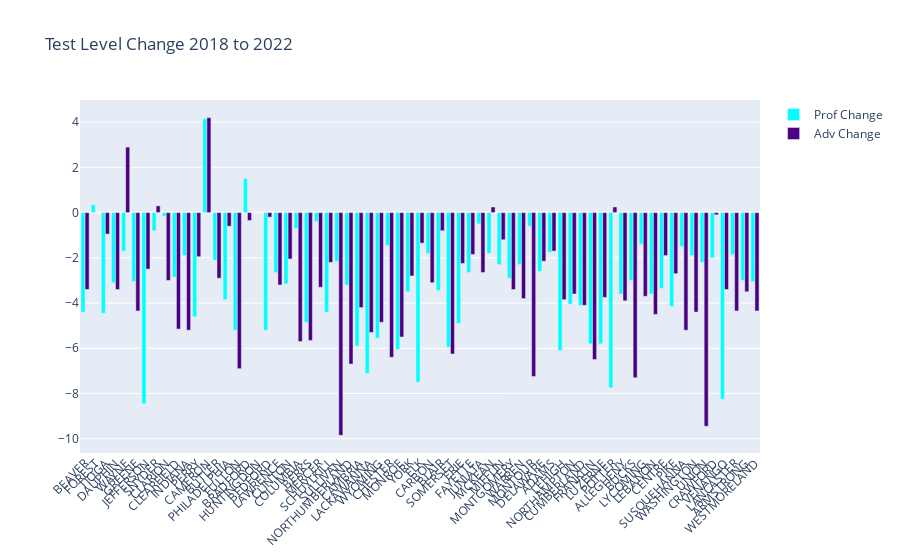

The code cell stored with this chart in its notebook:
### Code cell
fig = go.Figure()
fig.add_trace(go.Bar(
    x=joined["County"],
    y=joined["Proficient Change"],
    name='Prof Change',
    marker_color='aqua'
))

fig.add_trace(go.Bar(
    x=joined["County"],
    y=joined["Advanced Change"],
    name='Adv Change',
    marker_color='indigo'
))
fig.update_layout(
    title_text='Test Level Change 2018 to 2022',
    barmode='group',
    xaxis=dict(
        tickmode='array',
        tickvals=joined["County"],
        ticktext=joined['County'],
        tickangle=-45
    )
)
fig.show()

### Figure 1 — Plotly figure (JSON) as saved in the notebook; plotly's stock layout.template omitted (floating-point values rounded to 4 significant figures)
{"data": [{"marker": {"color": "aqua"}, "name": "Prof Change", "type": "bar", "x": ["BEAVER", "FOREST", "TIOGA", "DAUPHIN", "WAYNE", "GREENE", "JEFFERSON", "SNYDER", "CLARION", "CLEARFIELD", "INDIANA", "PERRY", "CAMERON", "BUTLER", "PHILADELPHIA", "FULTON", "BRADFORD", "HUNTINGDON", "BEDFORD", "LAWRENCE", "CLINTON", "COLUMBIA", "BERKS", "MERCER", "SCHUYLKILL", "SULLIVAN", "NORTHUMBERLAND", "CAMBRIA", "LACKAWANNA", "WYOMING", "CHESTER", "MONROE", "YORK", "ELK", "CARBON", "BLAIR", "SOMERSET", "ERIE", "FAYETTE", "JUNIATA", "MCKEAN", "MIFFLIN", "MONTGOMERY", "WARREN", "MONTOUR", "DELAWARE", "ADAMS", "LEHIGH", "NORTHAMPTON", "CUMBERLAND", "FRANKLIN", "LUZERNE", "POTTER", "ALLEGHENY", "BUCKS", "LYCOMING", "LEBANON", "CENTRE", "PIKE", "SUSQUEHANNA", "WASHINGTON", "UNION", "CRAWFORD", "VENANGO", "LANCASTER", "ARMSTRONG", "WESTMORELAND"], "y": [-4.4, 0.35, -4.45, -3.1, -1.7, -3.05, -8.45, -0.8, -0.15, -2.85, -1.9, -4.6, 4.15, -2.1, -3.85, -5.2, 1.5, 0, -5.2, -2.65, -3.15, -0.7, -4.85, -0.4, -4.4, -2.15, -3.2, -5.9, -7.1, -5.55, -1.45, -6.05, -3.5, -7.5, -1.8, -3.45, -5.95, -4.9, -2.65, -0.5, -1.8, -2.3, -2.9, -2.3, -0.6, -2.6, -1.75, -6.1, -4.05, -4.1, -5.8, -5.8, -7.75, -3.6, -3, -1.4, -3.6, -3.35, -4.15, -1.5, -1.9, -2.2, -2, -8.25, -1.85, -3, -3.05]}, {"marker": {"color": "indigo"}, "name": "Adv Change", "type": "bar", "x": ["BEAVER", "FOREST", "TIOGA", "DAUPHIN", "WAYNE", "GREENE", "JEFFERSON", "SNYDER", "CLARION", "CLEARFIELD", "INDIANA", "PERRY", "CAMERON", "BUTLER", "PHILADELPHIA", "FULTON", "BRADFORD", "HUNTINGDON", "BEDFORD", "LAWRENCE", "CLINTON", "COLUMBIA", "BERKS", "MERCER", "SCHUYLKILL", "SULLIVAN", "NORTHUMBERLAND", "CAMBRIA", "LACKAWANNA", "WYOMING", "CHESTER", "MONROE", "YORK", "ELK", "CARBON", "BLAIR", "SOMERSET", "ERIE", "FAYETTE", "JUNIATA", "MCKEAN", "MIFFLIN", "MONTGOMERY", "WARREN", "MONTOUR", "DELAWARE", "ADAMS", "LEHIGH", "NORTHAMPTON", "CUMBERLAND", "FRANKLIN", "LUZERNE", "POTTER", "ALLEGHENY", "BUCKS", "LYCOMING", "LEBANON", "CENTRE", "PIKE", "SUSQUEHANNA", "WASHINGTON", "UNION", "CRAWFORD", "VENANGO", "LANCASTER", "ARMSTRONG", "WESTMORELAND"], "y": [-3.4, 0, -0.95, -3.4, 2.9, -4.35, -2.5, 0.3, -3.0, -5.15, -5.2, -1.95, 4.2, -2.9, -0.6, -6.9, -0.35, 0, -0.2, -3.2, -2.05, -5.7, -5.65, -3.3, -2.2, -9.85, -6.7, -4.2, -5.3, -4.85, -6.4, -5.5, -2.8, -1.35, -3.1, -0.8, -6.25, -2.25, -1.85, -2.65, 0.25, -1.2, -3.4, -3.8, -7.25, -2.15, -1.7, -3.85, -3.6, -4.1, -6.5, -3.75, 0.25, -3.9, -7.3, -3.7, -4.5, -1.9, -2.7, -5.2, -4.4, -9.45, -0.1, -3.4, -4.35, -3.5, -4.35]}], "layout": {"barmode": "group", "title": {"text": "Test Level Change 2018 to 2022"}, "xaxis": {"tickangle": -45, "tickmode": "array", "ticktext": ["BEAVER", "FOREST", "TIOGA", "DAUPHIN", "WAYNE", "GREENE", "JEFFERSON", "SNYDER", "CLARION", "CLEARFIELD", "INDIANA", "PERRY", "CAMERON", "BUTLER", "PHILADELPHIA", "FULTON", "BRADFORD", "HUNTINGDON", "BEDFORD", "LAWRENCE", "CLINTON", "COLUMBIA", "BERKS", "MERCER", "SCHUYLKILL", "SULLIVAN", "NORTHUMBERLAND", "CAMBRIA", "LACKAWANNA", "WYOMING", "CHESTER", "MONROE", "YORK", "ELK", "CARBON", "BLAIR", "SOMERSET", "ERIE", "FAYETTE", "JUNIATA", "MCKEAN", "MIFFLIN", "MONTGOMERY", "WARREN", "MONTOUR", "DELAWARE", "ADAMS", "LEHIGH", "NORTHAMPTON", "CUMBERLAND", "FRANKLIN", "LUZERNE", "POTTER", "ALLEGHENY", "BUCKS", "LYCOMING", "LEBANON", "CENTRE", "PIKE", "SUSQUEHANNA", "WASHINGTON", "UNION", "CRAWFORD", "VENANGO", "LANCASTER", "ARMSTRONG", "WESTMORELAND"], "tickvals": ["BEAVER", "FOREST", "TIOGA", "DAUPHIN", "WAYNE", "GREENE", "JEFFERSON", "SNYDER", "CLARION", "CLEARFIELD", "INDIANA", "PERRY", "CAMERON", "BUTLER", "PHILADELPHIA", "FULTON", "BRADFORD", "HUNTINGDON", "BEDFORD", "LAWRENCE", "CLINTON", "COLUMBIA", "BERKS", "MERCER", "SCHUYLKILL", "SULLIVAN", "NORTHUMBERLAND", "CAMBRIA", "LACKAWANNA", "WYOMING", "CHESTER", "MONROE", "YORK", "ELK", "CARBON", "BLAIR", "SOMERSET", "ERIE", "FAYETTE", "JUNIATA", "MCKEAN", "MIFFLIN", "MONTGOMERY", "WARREN", "MONTOUR", "DELAWARE", "ADAMS", "LEHIGH", "NORTHAMPTON", "CUMBERLAND", "FRANKLIN", "LUZERNE", "POTTER", "ALLEGHENY", "BUCKS", "LYCOMING", "LEBANON", "CENTRE", "PIKE", "SUSQUEHANNA", "WASHINGTON", "UNION", "CRAWFORD", "VENANGO", "LANCASTER", "ARMSTRONG", "WESTMORELAND"]}}}
